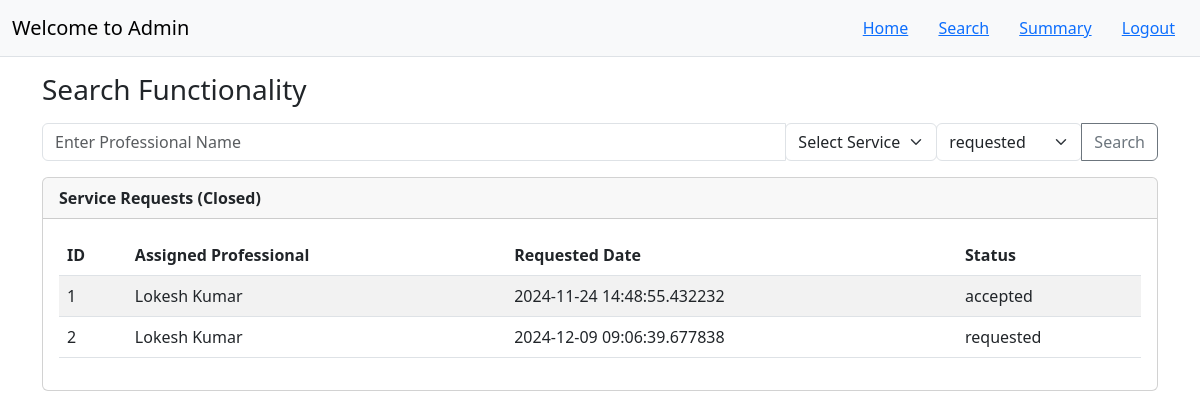
Page /admin/search (signed in) on the committed database.
### models.py (models this page shows, shortened)
class ServiceRequest(db.Model):
    __tablename__ = 'service_requests'
    id = db.Column(db.Integer, primary_key=True)
    service_id = db.Column(db.Integer, db.ForeignKey('services.id'), nullable=False)
    customer_id = db.Column(db.Integer, db.ForeignKey('users.id'), nullable=False)
    professional_id = db.Column(db.Integer, db.ForeignKey('service_professionals.id'), nullable=True)
    date_of_request = db.Column(db.DateTime, nullable=False, default=datetime.utcnow)
    date_of_completion = db.Column(db.DateTime, nullable=True)
    service_status = db.Column(db.String(50), default="requested")
    rating = db.Column(db.Integer, nullable=False, default=3)
    remarks = db.Column(db.Text)

class User(db.Model, UserMixin):
    __tablename__ = 'users'
    id = db.Column(db.Integer, primary_key=True)
    password = db.Column(db.String(100), nullable=False)
    email = db.Column(db.String(100), unique=True, nullable=False)
    is_active = db.Column(db.Boolean, default=False)
    user_type = db.Column(db.String(20), nullable=False)  # 'admin', 'customer', 'professional'
    is_blocked = db.Column(db.Boolean, default=False)
    fullname = db.Column(db.String(50), nullable=False)
    address = db.Column(db.String(200), nullable=True)
    pincode = db.Column(db.String(6), nullable=True)
    date_created = db.Column(db.DateTime, default=datetime.utcnow)
    customer_requests = db.relationship(
        'ServiceRequest',
        foreign_keys='ServiceRequest.customer_id',
        backref='customer',
        lazy=True
    )
    __mapper_args__ = {
        'polymorphic_on': user_type,  # Specifies the column used for polymorphism
        'polymorphic_identity': 'user',  # Identifier for the User model
    }

### admin/views.py (the view)
@admin_views.route('/search', methods=['GET'])
@login_required
def search_service_requests():
    service_name = request.args.get('service_name', None)
    professional_name = request.args.get('professional_name', None)
    request_status = request.args.get('status', None)
    try:
        services = Service.query.all()
        query = ServiceRequest.query.join(Service, ServiceRequest.service_id == Service.id)\
                                    .outerjoin(ServiceProfessional, ServiceRequest.professional_id == ServiceProfessional.id)
        filters = []
        if service_name:
            filters.append(Service.name.ilike(f"%{service_name}%"))
        if professional_name:
            filters.append(ServiceProfessional.fullname.ilike(f"%{professional_name}%"))
        if request_status:
            filters.append(ServiceRequest.service_status == request_status)
        if filters:
            query = query.filter(and_(*filters))
        results = query.all()
        return render_template('admin_search.html', results=results,services=services)
    except Exception as e:
        logger.error('Error searching for service requests', str(e))
        return  render_template('admin_search.html', services=services)

### app.py (called while the page is built)
@login_manager.user_loader
def load_user(user_id):
    return User.query.get(int(user_id))

### templates/admin_search.html (shortened to what this page needs)
<!DOCTYPE html>
<html lang="en">
<head>
    <link href="https://cdn.jsdelivr.net/npm/bootstrap@5.3.0-alpha3/dist/css/bootstrap.min.css" rel="stylesheet">
</head>
<body>
    <nav class="navbar navbar-expand-lg navbar-light bg-light border-bottom mb-3">
        <div class="container-fluid">
            <a class="navbar-brand" href="#">Welcome to Admin</a>
            <div>
                <a href="/admin/dashboard" class="btn btn-link">Home</a>
                <a href="/admin/search" class="btn btn-link">Search</a>
                <a href="/admin/summary" class="btn btn-link">Summary</a>
                <a href="/logout" class="btn btn-link">Logout</a>
            </div>
        </div>
    </nav>
    <div class="container mb-5" id="search-section">
        <h3 class="mb-3">Search Functionality</h3>
        <form method='get' action='/admin/search'>
        <div class="input-group mb-3">
            <input type="text" class="form-control" placeholder="Enter Professional Name" aria-label="Search" name="professional_name">
            <div class="form-group">
                <select class="form-select" aria-label="Default Service label" name="service_name">
                    <option selected>Select Service</option>
                </select>
            </div>
            <div class="form-group">
                <select class="form-select" aria-label="Default Service label" name="status">
                    <option value="requested" selected>requested</option>
                </select>
            </div>
            <button class="btn btn-outline-secondary" type="submit">Search</button>
        </div>
        </form>
        <div class="card">
            <div class="card-header">
                <strong>Service Requests (Closed)</strong>
            </div>
            <div class="card-body">
                <table class="table table-striped">
                    <thead>
                        <tr>
                            <th>ID</th>
                            <th>Assigned Professional</th>
                            <th>Requested Date</th>
                            <th>Status</th>
                        </tr>
                    </thead>
                    <tbody>
                        {% for req in results %}
                        <tr>
                            <td>{{req.id}}</td>
                            <td>{{req.professional.fullname}}</td>
                            <td>{{req.date_of_request}}</td>
                            <td>{{req.service_status}}</td>
                        </tr>
                        {% endfor %}
                    </tbody>
                </table>
            </div>
        </div>
    </div>
</body>
</html>

### rows in the picture
ServiceRequest: id "1", professional.fullname "Lokesh Kumar", date_of_request "2024-11-24 14:48:55.432232", service_status "accepted"
ServiceRequest: id "2", professional.fullname "Lokesh Kumar", date_of_request "2024-12-09 09:06:39.677838", service_status "requested"
